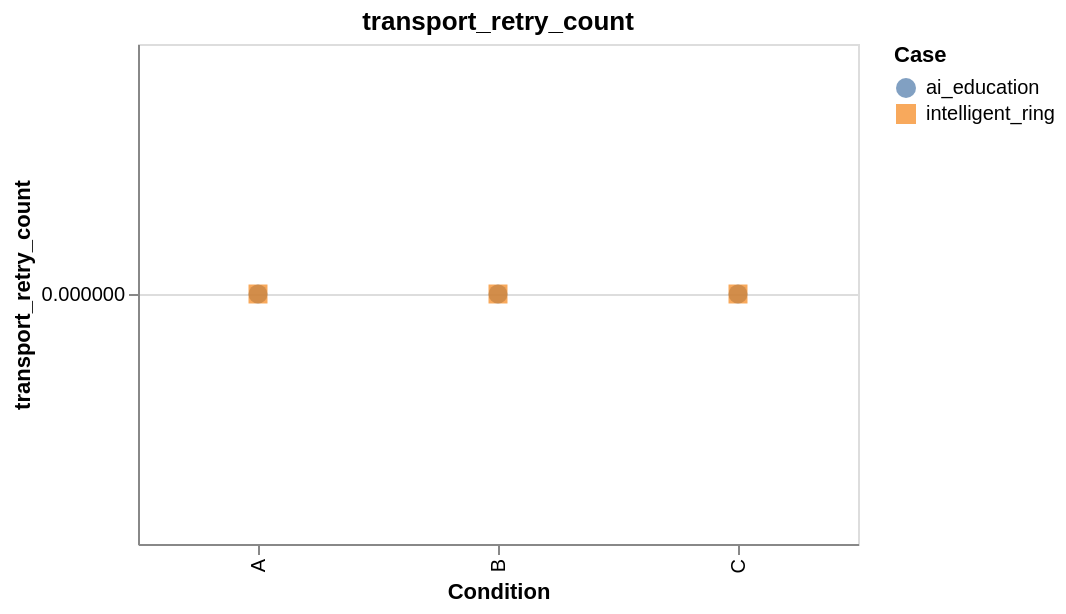

Write a Vega-Lite specification for this figure.
### Vega-Lite specification from a JSON file in a GitHub repository (floating-point values rounded to 4 significant figures)
{"config": {"view": {"continuousWidth": 300, "continuousHeight": 300}}, "data": {"values": [{"case_id": "ai_education", "condition": "A", "value": 0}, {"case_id": "ai_education", "condition": "B", "value": 0}, {"case_id": "ai_education", "condition": "C", "value": 0}, {"case_id": "intelligent_ring", "condition": "C", "value": 0}, {"case_id": "intelligent_ring", "condition": "B", "value": 0}, {"case_id": "intelligent_ring", "condition": "A", "value": 0}]}, "mark": {"type": "point", "filled": true, "size": 90}, "encoding": {"color": {"field": "case_id", "title": "Case", "type": "nominal"}, "shape": {"field": "case_id", "type": "nominal"}, "tooltip": [{"field": "case_id", "type": "nominal"}, {"field": "condition", "type": "nominal"}, {"field": "value", "type": "quantitative"}], "x": {"field": "condition", "sort": ["A", "B", "C", "D"], "title": "Condition", "type": "nominal"}, "y": {"field": "value", "scale": {"zero": false}, "title": "transport_retry_count", "type": "quantitative"}}, "height": 250, "title": "transport_retry_count", "width": 360, "$schema": "https://vega.github.io/schema/vega-lite/v6.4.1.json"}
